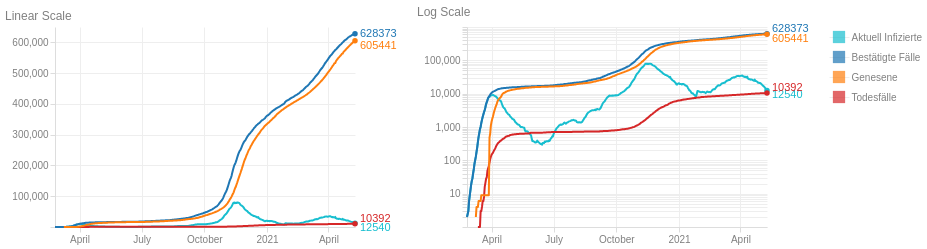

Specify this chart in Vega-Lite:
### Vega-Lite specification from a JSON file in a GitHub repository (floating-point values rounded to 4 significant figures; data arrays with more than 128 entries replaced by an {"elided": "..."} marker saying what was removed)
{"$schema": "https://vega.github.io/schema/vega-lite/v5.json", "config": {"axis": {"domainColor": "#ddd", "grid": true, "gridColor": "#eee", "labelBound": true, "labelColor": "gray", "tickColor": "#ddd"}, "title": {"anchor": "start", "color": "gray", "fontSize": 12, "fontWeight": "normal"}, "view": {"continuousHeight": 300, "continuousWidth": 400, "strokeWidth": 0}}, "data": {"name": "data-efd1b5fba4a5753476e2f655ea834a0b"}, "datasets": {"data-798a3947830f696cdc5da7a1b847e1fd": [{"label": "Bestätigte Fälle"}, {"label": "Todesfälle"}, {"label": "Genesene"}, {"label": "Aktuell Infizierte"}], "data-efd1b5fba4a5753476e2f655ea834a0b": {"elided": "431 records"}}, "hconcat": [{"layer": [{"layer": [{"encoding": {"x": {"field": "date", "title": "", "type": "temporal"}, "y": {"axis": {"minExtent": 50}, "field": "max_att", "scale": {"base": 10, "type": "linear"}, "title": "", "type": "quantitative"}}, "height": 200, "mark": {"color": "#17becf", "size": 2, "strokeJoin": "round", "type": "line"}, "transform": [{"filter": "(datum['total_active'] > 0)"}, {"as": "date", "field": "dataTime", "timeUnit": "yearmonthdate"}, {"aggregate": [{"as": "max_att", "field": "total_active", "op": "max"}], "groupby": ["date"]}], "width": 300}, {"encoding": {"text": {"field": "max_att", "type": "quantitative"}, "x": {"field": "date", "type": "temporal"}, "y": {"field": "max_att", "scale": {"base": 10, "type": "linear"}, "title": "", "type": "quantitative"}}, "height": 200, "mark": {"align": "left", "color": "#17becf", "dx": 5, "dy": 5, "type": "text", "width": 500}, "transform": [{"filter": "(datum['total_active'] > 0)"}, {"as": "date", "field": "dataTime", "timeUnit": "yearmonthdate"}, {"aggregate": [{"as": "max_att", "field": "total_active", "op": "max"}], "groupby": ["date"]}, {"sort": [{"field": "date", "order": "descending"}], "window": [{"as": "rank", "field": "date", "op": "rank"}]}, {"filter": "(datum.rank === 1)"}], "width": 300}, {"encoding": {"x": {"field": "date", "type": "temporal"}, "y": {"field": "max_att", "scale": {"base": 10, "type": "linear"}, "title": "", "type": "quantitative"}}, "height": 200, "mark": {"color": "#17becf", "opacity": 1, "type": "circle"}, "transform": [{"filter": "(datum['total_active'] > 0)"}, {"as": "date", "field": "dataTime", "timeUnit": "yearmonthdate"}, {"aggregate": [{"as": "max_att", "field": "total_active", "op": "max"}], "groupby": ["date"]}, {"sort": [{"field": "date", "order": "descending"}], "window": [{"as": "rank", "field": "date", "op": "rank"}]}, {"filter": "(datum.rank === 1)"}], "width": 300}, {"encoding": {"tooltip": [{"field": "date", "title": "Datum", "type": "temporal"}, {"field": "max_att", "title": "Aktuell Infizierte", "type": "quantitative"}], "x": {"field": "date", "title": "", "type": "temporal"}, "y": {"axis": {"minExtent": 50}, "field": "max_att", "scale": {"base": 10, "type": "linear"}, "title": "", "type": "quantitative"}}, "height": 200, "mark": {"color": "#17becf", "opacity": 0, "size": 200, "type": "circle"}, "transform": [{"filter": "(datum['total_active'] > 0)"}, {"as": "date", "field": "dataTime", "timeUnit": "yearmonthdate"}, {"aggregate": [{"as": "max_att", "field": "total_active", "op": "max"}], "groupby": ["date"]}], "width": 300}]}, {"layer": [{"encoding": {"x": {"field": "date", "title": "", "type": "temporal"}, "y": {"axis": {"minExtent": 50}, "field": "max_att", "scale": {"base": 10, "type": "linear"}, "title": "", "type": "quantitative"}}, "height": 200, "mark": {"color": "#1f77b4", "size": 2, "strokeJoin": "round", "type": "line"}, "transform": [{"filter": "(datum['total_confirmed'] > 0)"}, {"as": "date", "field": "dataTime", "timeUnit": "yearmonthdate"}, {"aggregate": [{"as": "max_att", "field": "total_confirmed", "op": "max"}], "groupby": ["date"]}], "width": 300}, {"encoding": {"text": {"field": "max_att", "type": "quantitative"}, "x": {"field": "date", "type": "temporal"}, "y": {"field": "max_att", "scale": {"base": 10, "type": "linear"}, "title": "", "type": "quantitative"}}, "height": 200, "mark": {"align": "left", "color": "#1f77b4", "dx": 5, "dy": 0, "type": "text", "width": 500}, "transform": [{"filter": "(datum['total_confirmed'] > 0)"}, {"as": "date", "field": "dataTime", "timeUnit": "yearmonthdate"}, {"aggregate": [{"as": "max_att", "field": "total_confirmed", "op": "max"}], "groupby": ["date"]}, {"sort": [{"field": "date", "order": "descending"}], "window": [{"as": "rank", "field": "date", "op": "rank"}]}, {"filter": "(datum.rank === 1)"}], "width": 300}, {"encoding": {"x": {"field": "date", "type": "temporal"}, "y": {"field": "max_att", "scale": {"base": 10, "type": "linear"}, "title": "", "type": "quantitative"}}, "height": 200, "mark": {"color": "#1f77b4", "opacity": 1, "type": "circle"}, "transform": [{"filter": "(datum['total_confirmed'] > 0)"}, {"as": "date", "field": "dataTime", "timeUnit": "yearmonthdate"}, {"aggregate": [{"as": "max_att", "field": "total_confirmed", "op": "max"}], "groupby": ["date"]}, {"sort": [{"field": "date", "order": "descending"}], "window": [{"as": "rank", "field": "date", "op": "rank"}]}, {"filter": "(datum.rank === 1)"}], "width": 300}, {"encoding": {"tooltip": [{"field": "date", "title": "Datum", "type": "temporal"}, {"field": "max_att", "title": "Bestätigte Fälle", "type": "quantitative"}], "x": {"field": "date", "title": "", "type": "temporal"}, "y": {"axis": {"minExtent": 50}, "field": "max_att", "scale": {"base": 10, "type": "linear"}, "title": "", "type": "quantitative"}}, "height": 200, "mark": {"color": "#1f77b4", "opacity": 0, "size": 200, "type": "circle"}, "transform": [{"filter": "(datum['total_confirmed'] > 0)"}, {"as": "date", "field": "dataTime", "timeUnit": "yearmonthdate"}, {"aggregate": [{"as": "max_att", "field": "total_confirmed", "op": "max"}], "groupby": ["date"]}], "width": 300}]}, {"layer": [{"encoding": {"x": {"field": "date", "title": "", "type": "temporal"}, "y": {"axis": {"minExtent": 50}, "field": "max_att", "scale": {"base": 10, "type": "linear"}, "title": "", "type": "quantitative"}}, "height": 200, "mark": {"color": "#d62728", "size": 2, "strokeJoin": "round", "type": "line"}, "transform": [{"filter": "(datum['total_death'] > 0)"}, {"as": "date", "field": "dataTime", "timeUnit": "yearmonthdate"}, {"aggregate": [{"as": "max_att", "field": "total_death", "op": "max"}], "groupby": ["date"]}], "width": 300}, {"encoding": {"text": {"field": "max_att", "type": "quantitative"}, "x": {"field": "date", "type": "temporal"}, "y": {"field": "max_att", "scale": {"base": 10, "type": "linear"}, "title": "", "type": "quantitative"}}, "height": 200, "mark": {"align": "left", "color": "#d62728", "dx": 5, "dy": -5, "type": "text", "width": 500}, "transform": [{"filter": "(datum['total_death'] > 0)"}, {"as": "date", "field": "dataTime", "timeUnit": "yearmonthdate"}, {"aggregate": [{"as": "max_att", "field": "total_death", "op": "max"}], "groupby": ["date"]}, {"sort": [{"field": "date", "order": "descending"}], "window": [{"as": "rank", "field": "date", "op": "rank"}]}, {"filter": "(datum.rank === 1)"}], "width": 300}, {"encoding": {"x": {"field": "date", "type": "temporal"}, "y": {"field": "max_att", "scale": {"base": 10, "type": "linear"}, "title": "", "type": "quantitative"}}, "height": 200, "mark": {"color": "#d62728", "opacity": 1, "type": "circle"}, "transform": [{"filter": "(datum['total_death'] > 0)"}, {"as": "date", "field": "dataTime", "timeUnit": "yearmonthdate"}, {"aggregate": [{"as": "max_att", "field": "total_death", "op": "max"}], "groupby": ["date"]}, {"sort": [{"field": "date", "order": "descending"}], "window": [{"as": "rank", "field": "date", "op": "rank"}]}, {"filter": "(datum.rank === 1)"}], "width": 300}, {"encoding": {"tooltip": [{"field": "date", "title": "Datum", "type": "temporal"}, {"field": "max_att", "title": "Todesfälle", "type": "quantitative"}], "x": {"field": "date", "title": "", "type": "temporal"}, "y": {"axis": {"minExtent": 50}, "field": "max_att", "scale": {"base": 10, "type": "linear"}, "title": "", "type": "quantitative"}}, "height": 200, "mark": {"color": "#d62728", "opacity": 0, "size": 200, "type": "circle"}, "transform": [{"filter": "(datum['total_death'] > 0)"}, {"as": "date", "field": "dataTime", "timeUnit": "yearmonthdate"}, {"aggregate": [{"as": "max_att", "field": "total_death", "op": "max"}], "groupby": ["date"]}], "width": 300}]}, {"layer": [{"encoding": {"x": {"field": "date", "title": "", "type": "temporal"}, "y": {"axis": {"minExtent": 50}, "field": "max_att", "scale": {"base": 10, "type": "linear"}, "title": "", "type": "quantitative"}}, "height": 200, "mark": {"color": "#ff7f0e", "size": 2, "strokeJoin": "round", "type": "line"}, "transform": [{"filter": "(datum['total_recovered'] > 0)"}, {"as": "date", "field": "dataTime", "timeUnit": "yearmonthdate"}, {"aggregate": [{"as": "max_att", "field": "total_recovered", "op": "max"}], "groupby": ["date"]}], "width": 300}, {"encoding": {"text": {"field": "max_att", "type": "quantitative"}, "x": {"field": "date", "type": "temporal"}, "y": {"field": "max_att", "scale": {"base": 10, "type": "linear"}, "title": "", "type": "quantitative"}}, "height": 200, "mark": {"align": "left", "color": "#ff7f0e", "dx": 5, "dy": 5, "type": "text", "width": 500}, "transform": [{"filter": "(datum['total_recovered'] > 0)"}, {"as": "date", "field": "dataTime", "timeUnit": "yearmonthdate"}, {"aggregate": [{"as": "max_att", "field": "total_recovered", "op": "max"}], "groupby": ["date"]}, {"sort": [{"field": "date", "order": "descending"}], "window": [{"as": "rank", "field": "date", "op": "rank"}]}, {"filter": "(datum.rank === 1)"}], "width": 300}, {"encoding": {"x": {"field": "date", "type": "temporal"}, "y": {"field": "max_att", "scale": {"base": 10, "type": "linear"}, "title": "", "type": "quantitative"}}, "height": 200, "mark": {"color": "#ff7f0e", "opacity": 1, "type": "circle"}, "transform": [{"filter": "(datum['total_recovered'] > 0)"}, {"as": "date", "field": "dataTime", "timeUnit": "yearmonthdate"}, {"aggregate": [{"as": "max_att", "field": "total_recovered", "op": "max"}], "groupby": ["date"]}, {"sort": [{"field": "date", "order": "descending"}], "window": [{"as": "rank", "field": "date", "op": "rank"}]}, {"filter": "(datum.rank === 1)"}], "width": 300}, {"encoding": {"tooltip": [{"field": "date", "title": "Datum", "type": "temporal"}, {"field": "max_att", "title": "Genesene", "type": "quantitative"}], "x": {"field": "date", "title": "", "type": "temporal"}, "y": {"axis": {"minExtent": 50}, "field": "max_att", "scale": {"base": 10, "type": "linear"}, "title": "", "type": "quantitative"}}, "height": 200, "mark": {"color": "#ff7f0e", "opacity": 0, "size": 200, "type": "circle"}, "transform": [{"filter": "(datum['total_recovered'] > 0)"}, {"as": "date", "field": "dataTime", "timeUnit": "yearmonthdate"}, {"aggregate": [{"as": "max_att", "field": "total_recovered", "op": "max"}], "groupby": ["date"]}], "width": 300}]}], "title": "Linear Scale"}, {"layer": [{"layer": [{"encoding": {"x": {"field": "date", "title": "", "type": "temporal"}, "y": {"axis": {"minExtent": 50}, "field": "max_att", "scale": {"base": 10, "type": "log"}, "title": "", "type": "quantitative"}}, "height": 200, "mark": {"color": "#17becf", "size": 2, "strokeJoin": "round", "type": "line"}, "transform": [{"filter": "(datum['total_active'] > 0)"}, {"as": "date", "field": "dataTime", "timeUnit": "yearmonthdate"}, {"aggregate": [{"as": "max_att", "field": "total_active", "op": "max"}], "groupby": ["date"]}], "width": 300}, {"encoding": {"text": {"field": "max_att", "type": "quantitative"}, "x": {"field": "date", "type": "temporal"}, "y": {"field": "max_att", "scale": {"base": 10, "type": "log"}, "title": "", "type": "quantitative"}}, "height": 200, "mark": {"align": "left", "color": "#17becf", "dx": 5, "dy": 5, "type": "text", "width": 500}, "transform": [{"filter": "(datum['total_active'] > 0)"}, {"as": "date", "field": "dataTime", "timeUnit": "yearmonthdate"}, {"aggregate": [{"as": "max_att", "field": "total_active", "op": "max"}], "groupby": ["date"]}, {"sort": [{"field": "date", "order": "descending"}], "window": [{"as": "rank", "field": "date", "op": "rank"}]}, {"filter": "(datum.rank === 1)"}], "width": 300}, {"encoding": {"x": {"field": "date", "type": "temporal"}, "y": {"field": "max_att", "scale": {"base": 10, "type": "log"}, "title": "", "type": "quantitative"}}, "height": 200, "mark": {"color": "#17becf", "opacity": 1, "type": "circle"}, "transform": [{"filter": "(datum['total_active'] > 0)"}, {"as": "date", "field": "dataTime", "timeUnit": "yearmonthdate"}, {"aggregate": [{"as": "max_att", "field": "total_active", "op": "max"}], "groupby": ["date"]}, {"sort": [{"field": "date", "order": "descending"}], "window": [{"as": "rank", "field": "date", "op": "rank"}]}, {"filter": "(datum.rank === 1)"}], "width": 300}, {"encoding": {"tooltip": [{"field": "date", "title": "Datum", "type": "temporal"}, {"field": "max_att", "title": "Aktuell Infizierte", "type": "quantitative"}], "x": {"field": "date", "title": "", "type": "temporal"}, "y": {"axis": {"minExtent": 50}, "field": "max_att", "scale": {"base": 10, "type": "log"}, "title": "", "type": "quantitative"}}, "height": 200, "mark": {"color": "#17becf", "opacity": 0, "size": 200, "type": "circle"}, "transform": [{"filter": "(datum['total_active'] > 0)"}, {"as": "date", "field": "dataTime", "timeUnit": "yearmonthdate"}, {"aggregate": [{"as": "max_att", "field": "total_active", "op": "max"}], "groupby": ["date"]}], "width": 300}]}, {"layer": [{"encoding": {"x": {"field": "date", "title": "", "type": "temporal"}, "y": {"axis": {"minExtent": 50}, "field": "max_att", "scale": {"base": 10, "type": "log"}, "title": "", "type": "quantitative"}}, "height": 200, "mark": {"color": "#1f77b4", "size": 2, "strokeJoin": "round", "type": "line"}, "transform": [{"filter": "(datum['total_confirmed'] > 0)"}, {"as": "date", "field": "dataTime", "timeUnit": "yearmonthdate"}, {"aggregate": [{"as": "max_att", "field": "total_confirmed", "op": "max"}], "groupby": ["date"]}], "width": 300}, {"encoding": {"text": {"field": "max_att", "type": "quantitative"}, "x": {"field": "date", "type": "temporal"}, "y": {"field": "max_att", "scale": {"base": 10, "type": "log"}, "title": "", "type": "quantitative"}}, "height": 200, "mark": {"align": "left", "color": "#1f77b4", "dx": 5, "dy": -5, "type": "text", "width": 500}, "transform": [{"filter": "(datum['total_confirmed'] > 0)"}, {"as": "date", "field": "dataTime", "timeUnit": "yearmonthdate"}, {"aggregate": [{"as": "max_att", "field": "total_confirmed", "op": "max"}], "groupby": ["date"]}, {"sort": [{"field": "date", "order": "descending"}], "window": [{"as": "rank", "field": "date", "op": "rank"}]}, {"filter": "(datum.rank === 1)"}], "width": 300}, {"encoding": {"x": {"field": "date", "type": "temporal"}, "y": {"field": "max_att", "scale": {"base": 10, "type": "log"}, "title": "", "type": "quantitative"}}, "height": 200, "mark": {"color": "#1f77b4", "opacity": 1, "type": "circle"}, "transform": [{"filter": "(datum['total_confirmed'] > 0)"}, {"as": "date", "field": "dataTime", "timeUnit": "yearmonthdate"}, {"aggregate": [{"as": "max_att", "field": "total_confirmed", "op": "max"}], "groupby": ["date"]}, {"sort": [{"field": "date", "order": "descending"}], "window": [{"as": "rank", "field": "date", "op": "rank"}]}, {"filter": "(datum.rank === 1)"}], "width": 300}, {"encoding": {"tooltip": [{"field": "date", "title": "Datum", "type": "temporal"}, {"field": "max_att", "title": "Bestätigte Fälle", "type": "quantitative"}], "x": {"field": "date", "title": "", "type": "temporal"}, "y": {"axis": {"minExtent": 50}, "field": "max_att", "scale": {"base": 10, "type": "log"}, "title": "", "type": "quantitative"}}, "height": 200, "mark": {"color": "#1f77b4", "opacity": 0, "size": 200, "type": "circle"}, "transform": [{"filter": "(datum['total_confirmed'] > 0)"}, {"as": "date", "field": "dataTime", "timeUnit": "yearmonthdate"}, {"aggregate": [{"as": "max_att", "field": "total_confirmed", "op": "max"}], "groupby": ["date"]}], "width": 300}]}, {"layer": [{"encoding": {"x": {"field": "date", "title": "", "type": "temporal"}, "y": {"axis": {"minExtent": 50}, "field": "max_att", "scale": {"base": 10, "type": "log"}, "title": "", "type": "quantitative"}}, "height": 200, "mark": {"color": "#d62728", "size": 2, "strokeJoin": "round", "type": "line"}, "transform": [{"filter": "(datum['total_death'] > 0)"}, {"as": "date", "field": "dataTime", "timeUnit": "yearmonthdate"}, {"aggregate": [{"as": "max_att", "field": "total_death", "op": "max"}], "groupby": ["date"]}], "width": 300}, {"encoding": {"text": {"field": "max_att", "type": "quantitative"}, "x": {"field": "date", "type": "temporal"}, "y": {"field": "max_att", "scale": {"base": 10, "type": "log"}, "title": "", "type": "quantitative"}}, "height": 200, "mark": {"align": "left", "color": "#d62728", "dx": 5, "dy": -5, "type": "text", "width": 500}, "transform": [{"filter": "(datum['total_death'] > 0)"}, {"as": "date", "field": "dataTime", "timeUnit": "yearmonthdate"}, {"aggregate": [{"as": "max_att", "field": "total_death", "op": "max"}], "groupby": ["date"]}, {"sort": [{"field": "date", "order": "descending"}], "window": [{"as": "rank", "field": "date", "op": "rank"}]}, {"filter": "(datum.rank === 1)"}], "width": 300}, {"encoding": {"x": {"field": "date", "type": "temporal"}, "y": {"field": "max_att", "scale": {"base": 10, "type": "log"}, "title": "", "type": "quantitative"}}, "height": 200, "mark": {"color": "#d62728", "opacity": 1, "type": "circle"}, "transform": [{"filter": "(datum['total_death'] > 0)"}, {"as": "date", "field": "dataTime", "timeUnit": "yearmonthdate"}, {"aggregate": [{"as": "max_att", "field": "total_death", "op": "max"}], "groupby": ["date"]}, {"sort": [{"field": "date", "order": "descending"}], "window": [{"as": "rank", "field": "date", "op": "rank"}]}, {"filter": "(datum.rank === 1)"}], "width": 300}, {"encoding": {"tooltip": [{"field": "date", "title": "Datum", "type": "temporal"}, {"field": "max_att", "title": "Todesfälle", "type": "quantitative"}], "x": {"field": "date", "title": "", "type": "temporal"}, "y": {"axis": {"minExtent": 50}, "field": "max_att", "scale": {"base": 10, "type": "log"}, "title": "", "type": "quantitative"}}, "height": 200, "mark": {"color": "#d62728", "opacity": 0, "size": 200, "type": "circle"}, "transform": [{"filter": "(datum['total_death'] > 0)"}, {"as": "date", "field": "dataTime", "timeUnit": "yearmonthdate"}, {"aggregate": [{"as": "max_att", "field": "total_death", "op": "max"}], "groupby": ["date"]}], "width": 300}]}, {"layer": [{"encoding": {"x": {"field": "date", "title": "", "type": "temporal"}, "y": {"axis": {"minExtent": 50}, "field": "max_att", "scale": {"base": 10, "type": "log"}, "title": "", "type": "quantitative"}}, "height": 200, "mark": {"color": "#ff7f0e", "size": 2, "strokeJoin": "round", "type": "line"}, "transform": [{"filter": "(datum['total_recovered'] > 0)"}, {"as": "date", "field": "dataTime", "timeUnit": "yearmonthdate"}, {"aggregate": [{"as": "max_att", "field": "total_recovered", "op": "max"}], "groupby": ["date"]}], "width": 300}, {"encoding": {"text": {"field": "max_att", "type": "quantitative"}, "x": {"field": "date", "type": "temporal"}, "y": {"field": "max_att", "scale": {"base": 10, "type": "log"}, "title": "", "type": "quantitative"}}, "height": 200, "mark": {"align": "left", "color": "#ff7f0e", "dx": 5, "dy": 5, "type": "text", "width": 500}, "transform": [{"filter": "(datum['total_recovered'] > 0)"}, {"as": "date", "field": "dataTime", "timeUnit": "yearmonthdate"}, {"aggregate": [{"as": "max_att", "field": "total_recovered", "op": "max"}], "groupby": ["date"]}, {"sort": [{"field": "date", "order": "descending"}], "window": [{"as": "rank", "field": "date", "op": "rank"}]}, {"filter": "(datum.rank === 1)"}], "width": 300}, {"encoding": {"x": {"field": "date", "type": "temporal"}, "y": {"field": "max_att", "scale": {"base": 10, "type": "log"}, "title": "", "type": "quantitative"}}, "height": 200, "mark": {"color": "#ff7f0e", "opacity": 1, "type": "circle"}, "transform": [{"filter": "(datum['total_recovered'] > 0)"}, {"as": "date", "field": "dataTime", "timeUnit": "yearmonthdate"}, {"aggregate": [{"as": "max_att", "field": "total_recovered", "op": "max"}], "groupby": ["date"]}, {"sort": [{"field": "date", "order": "descending"}], "window": [{"as": "rank", "field": "date", "op": "rank"}]}, {"filter": "(datum.rank === 1)"}], "width": 300}, {"encoding": {"tooltip": [{"field": "date", "title": "Datum", "type": "temporal"}, {"field": "max_att", "title": "Genesene", "type": "quantitative"}], "x": {"field": "date", "title": "", "type": "temporal"}, "y": {"axis": {"minExtent": 50}, "field": "max_att", "scale": {"base": 10, "type": "log"}, "title": "", "type": "quantitative"}}, "height": 200, "mark": {"color": "#ff7f0e", "opacity": 0, "size": 200, "type": "circle"}, "transform": [{"filter": "(datum['total_recovered'] > 0)"}, {"as": "date", "field": "dataTime", "timeUnit": "yearmonthdate"}, {"aggregate": [{"as": "max_att", "field": "total_recovered", "op": "max"}], "groupby": ["date"]}], "width": 300}]}], "title": "Log Scale"}, {"data": {"name": "data-798a3947830f696cdc5da7a1b847e1fd"}, "encoding": {"color": {"field": "label", "legend": null, "scale": {"domain": ["Bestätigte Fälle", "Todesfälle", "Genesene", "Aktuell Infizierte"], "range": ["#1f77b4", "#d62728", "#ff7f0e", "#17becf"]}, "type": "nominal"}, "y": {"axis": {"domain": false, "orient": "right", "ticks": false}, "field": "label", "title": null, "type": "nominal"}}, "mark": {"size": 150, "type": "square"}}]}
